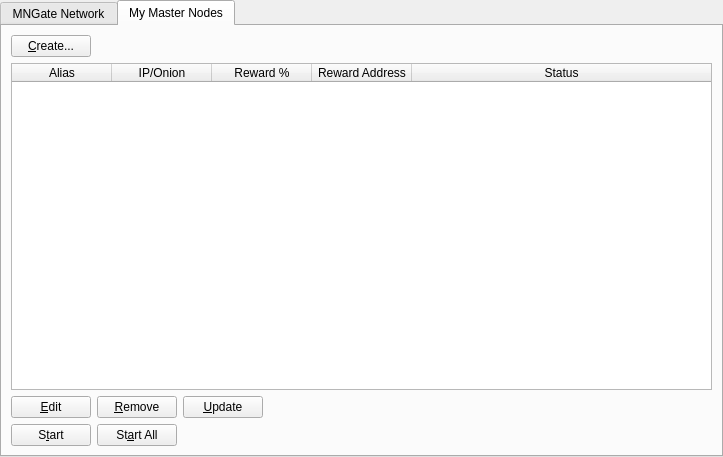
<?xml version="1.0" encoding="UTF-8"?>
<ui version="4.0">
 <class>MasternodeManager</class>
 <widget class="QWidget" name="MasternodeManager">
  <property name="geometry">
   <rect>
    <x>0</x>
    <y>0</y>
    <width>723</width>
    <height>457</height>
   </rect>
  </property>
  <property name="windowTitle">
   <string>Form</string>
  </property>
  <layout class="QVBoxLayout" name="topLayout">
   <property name="leftMargin">
    <number>0</number>
   </property>
   <property name="topMargin">
    <number>0</number>
   </property>
   <property name="rightMargin">
    <number>0</number>
   </property>
   <property name="bottomMargin">
    <number>0</number>
   </property>
   <item>
    <layout class="QVBoxLayout" name="verticalLayout">
     <property name="bottomMargin">
      <number>0</number>
     </property>
     <item>
      <widget class="QTabWidget" name="tabWidget">
       <property name="currentIndex">
        <number>1</number>
       </property>
       <widget class="QWidget" name="tab">
        <attribute name="title">
         <string>MNGate Network</string>
        </attribute>
        <layout class="QGridLayout" name="gridLayout">
         <item row="1" column="0">
          <widget class="QTableWidget" name="tableWidgetMasternodes">
           <property name="editTriggers">
            <set>QAbstractItemView::NoEditTriggers</set>
           </property>
           <property name="alternatingRowColors">
            <bool>true</bool>
           </property>
           <property name="selectionBehavior">
            <enum>QAbstractItemView::SelectRows</enum>
           </property>
           <property name="sortingEnabled">
            <bool>true</bool>
           </property>
           <attribute name="horizontalHeaderStretchLastSection">
            <bool>true</bool>
           </attribute>
           <column>
            <property name="text">
             <string>Address</string>
            </property>
           </column>
           <column>
            <property name="text">
             <string>Protocol</string>
            </property>
           </column>
           <column>
            <property name="text">
             <string>Active</string>
            </property>
           </column>
           <column>
            <property name="text">
             <string>Active (secs)</string>
            </property>
           </column>
           <column>
            <property name="text">
             <string>Last Seen</string>
            </property>
           </column>
           <column>
            <property name="text">
             <string>Pubkey</string>
            </property>
           </column>
          </widget>
         </item>
         <item row="0" column="0">
          <layout class="QHBoxLayout" name="horizontalLayout_3">
           <property name="bottomMargin">
            <number>0</number>
           </property>
           <item>
            <widget class="QLabel" name="label_2">
             <property name="text">
              <string>MNGate Node Count:</string>
             </property>
            </widget>
           </item>
           <item>
            <widget class="QLabel" name="countLabel">
             <property name="text">
              <string>0</string>
             </property>
            </widget>
           </item>
           <item>
            <spacer name="horizontalSpacer_3">
             <property name="orientation">
              <enum>Qt::Horizontal</enum>
             </property>
             <property name="sizeHint" stdset="0">
              <size>
               <width>40</width>
               <height>20</height>
              </size>
             </property>
            </spacer>
           </item>
          </layout>
         </item>
        </layout>
       </widget>
       <widget class="QWidget" name="tab_2">
        <attribute name="title">
         <string>My Master Nodes</string>
        </attribute>
        <layout class="QGridLayout" name="gridLayout_2">
         <item row="0" column="0">
          <layout class="QVBoxLayout" name="verticalLayout_2">
           <property name="bottomMargin">
            <number>0</number>
           </property>
           <item>
            <layout class="QHBoxLayout" name="horizontalLayout">
             <item>
              <widget class="QPushButton" name="createButton">
               <property name="text">
                <string>&amp;Create...</string>
               </property>
              </widget>
             </item>
             <item>
              <spacer name="horizontalSpacer">
               <property name="orientation">
                <enum>Qt::Horizontal</enum>
               </property>
               <property name="sizeHint" stdset="0">
                <size>
                 <width>40</width>
                 <height>20</height>
                </size>
               </property>
              </spacer>
             </item>
            </layout>
           </item>
           <item>
            <widget class="QTableWidget" name="tableWidget_2">
             <property name="minimumSize">
              <size>
               <width>695</width>
               <height>0</height>
              </size>
             </property>
             <property name="editTriggers">
              <set>QAbstractItemView::NoEditTriggers</set>
             </property>
             <property name="alternatingRowColors">
              <bool>true</bool>
             </property>
             <property name="selectionMode">
              <enum>QAbstractItemView::SingleSelection</enum>
             </property>
             <property name="selectionBehavior">
              <enum>QAbstractItemView::SelectRows</enum>
             </property>
             <attribute name="horizontalHeaderStretchLastSection">
              <bool>true</bool>
             </attribute>
             <column>
              <property name="text">
               <string>Alias</string>
              </property>
             </column>
             <column>
              <property name="text">
               <string>IP/Onion</string>
              </property>
             </column>
             <column>
              <property name="text">
               <string>Reward %</string>
              </property>
             </column>
             <column>
              <property name="text">
               <string>Reward Address</string>
              </property>
             </column>
             <column>
              <property name="text">
               <string>Status</string>
              </property>
             </column>
            </widget>
           </item>
           <item>
            <layout class="QHBoxLayout" name="horizontalLayout_2">
             <property name="bottomMargin">
              <number>0</number>
             </property>
             <item>
              <widget class="QPushButton" name="editButton">
               <property name="text">
                <string>&amp;Edit</string>
               </property>
              </widget>
             </item>
             <item>
              <widget class="QPushButton" name="removeButton">
               <property name="text">
                <string>&amp;Remove</string>
               </property>
              </widget>
             </item>
             <item>
              <widget class="QPushButton" name="UpdateButton">
               <property name="text">
                <string>&amp;Update</string>
               </property>
              </widget>
             </item>
             <item>
              <spacer name="horizontalSpacer_2">
               <property name="orientation">
                <enum>Qt::Horizontal</enum>
               </property>
               <property name="sizeHint" stdset="0">
                <size>
                 <width>40</width>
                 <height>20</height>
                </size>
               </property>
              </spacer>
             </item>
            </layout>
           </item>
           <item>
            <layout class="QHBoxLayout" name="horizontalLayout_4">
             <property name="bottomMargin">
              <number>0</number>
             </property>
            </layout>
           </item>
           <item>
            <layout class="QHBoxLayout" name="horizontalLayout_5">
             <property name="bottomMargin">
              <number>0</number>
             </property>
             <item>
              <widget class="QPushButton" name="startButton">
               <property name="text">
                <string>S&amp;tart</string>
               </property>
              </widget>
             </item>
             <item>
              <widget class="QPushButton" name="startAllButton">
               <property name="text">
                <string>St&amp;art All</string>
               </property>
              </widget>
             </item>
             <item>
              <spacer name="horizontalSpacer_5">
               <property name="orientation">
                <enum>Qt::Horizontal</enum>
               </property>
               <property name="sizeHint" stdset="0">
                <size>
                 <width>40</width>
                 <height>20</height>
                </size>
               </property>
              </spacer>
             </item>
            </layout>
           </item>
          </layout>
         </item>
        </layout>
       </widget>
      </widget>
     </item>
    </layout>
   </item>
  </layout>
 </widget>
 <resources/>
 <connections/>
</ui>
